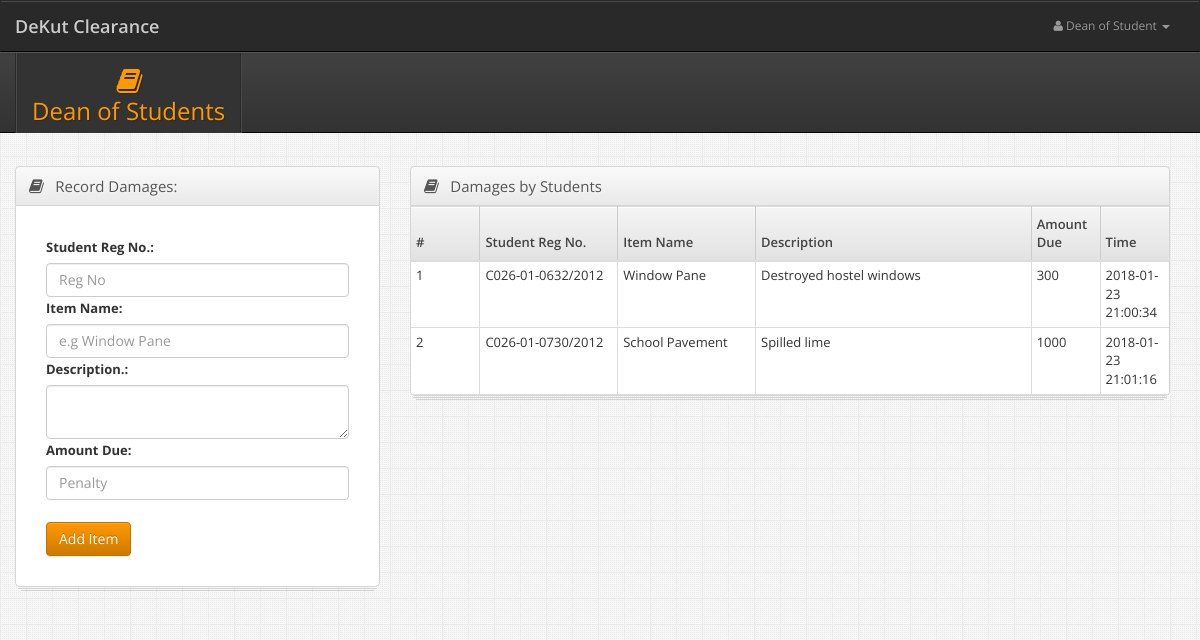
The app's page /dean.php with its own data.
### tables this page shows
CREATE TABLE IF NOT EXISTS `damages` (
  `id` int(11) NOT NULL AUTO_INCREMENT,
  `user_id` int(11) DEFAULT NULL,
  `item` varchar(50) DEFAULT NULL,
  `description` varchar(500) DEFAULT NULL,
  `amount` int(11) DEFAULT NULL,
  `time` timestamp NULL DEFAULT CURRENT_TIMESTAMP,
  PRIMARY KEY (`id`)
);

CREATE TABLE IF NOT EXISTS `user` (
  `user_id` int(11) NOT NULL AUTO_INCREMENT,
  `reg_no` varchar(50) NOT NULL DEFAULT '',
  `password` varchar(50) NOT NULL DEFAULT '',
  `type` varchar(50) NOT NULL DEFAULT '',
  PRIMARY KEY (`user_id`)
);

### db/db_connect.php (called while the page is built, shortened)
<?php
class DB_CONNECT {
    function connect() {
        $con =  mysqli_connect(DB_SERVER, DB_USER, DB_PASSWORD,DB_DATABASE) or die(mysql_error());
        return $con;
    }
}
?>

### dean.php (the view, shortened to what this page needs)
<?php
  require_once __DIR__ . '/db/db_connect.php';
  $db = new DB_CONNECT();
  $finalArray = array();
   $query = mysqli_query($db->connect(), "Select * FROM `damages`,`user` WHERE `damages`.`user_id` = `user`.`user_id`   AND `type` = 'student' AND `amount` > 0 GROUP BY `id`") or die(mysqli_error($db->connect()));
    if ($query) {
        $rows = mysqli_num_rows($query);
        $count = 0;
        if ($rows > 0) {
            while ($row = mysqli_fetch_array($query)) {
                $description = $row['description'];
                $item = $row['item'];
                $amount = $row['amount'];
                $reg_no = $row['reg_no'];
                $dataArray = array();
                $dataArray['item'] = $item;
                $dataArray['amount'] = $amount;
                $dataArray['description'] = $description;
                 $dataArray['reg_no'] = $reg_no;
               $dataArray['time'] =$row['time'];
                $finalArray[$count] = $dataArray;
                $count++;
            }
        }
    }
?>
<!DOCTYPE html>
<html lang="en">
    <head>
        <link href="./css/bootstrap.min.css" rel="stylesheet">
        <link href="./css/bootstrap-responsive.min.css" rel="stylesheet">
        <link href="./css/font-awesome.min.css" rel="stylesheet">
        <link href="./css/ui-lightness/jquery-ui-1.10.0.custom.min.css" rel="stylesheet">
        <link href="./css/base-admin-3.css" rel="stylesheet">
        <link href="./css/base-admin-3-responsive.css" rel="stylesheet">
        <link href="./css/pages/dashboard.css" rel="stylesheet">
        <link href="./css/custom.css" rel="stylesheet">
    </head>
    <body>
           <nav class="navbar navbar-inverse" role="navigation">
            <div class="container">
                <div class="navbar-header">
                    <a class="navbar-brand" href="./index.php">DeKut Clearance</a>
                </div>
                <div class="collapse navbar-collapse navbar-ex1-collapse">
                    <ul class="nav navbar-nav navbar-right">
                        <li class="dropdown">
                            <a href="javscript:;" class="dropdown-toggle" data-toggle="dropdown">
                                <i class="icon-user"></i>
                                Dean of Student
                                <b class="caret"></b>
                            </a>
                        </li>
                    </ul>
                </div>
            </div>
        </nav>
        <div class="subnavbar">
            <div class="subnavbar-inner">
                <div class="container">
                    <div class="collapse subnav-collapse">
                        <ul class="mainnav">
                            <li class="active">
                                <a href="#">
                                    <i class="icon-book"></i>
                                    <h3>Dean of Students</h3>
                                </a>
                            </li>
                        </ul>
                    </div>
                </div>
            </div>
        </div>
        <div class="main">
            <div class="container">
                <div class="row">
                    <div class="col-md-4">
                        <div class="widget stacked widget-table action-table">
                             <div class="widget-header">
                                <i class="icon-book"></i>
                                <h3>Record Damages:</h3>
                            </div>
                            <div class="widget-content " style="padding: 30px;">
                                <form method="POST" action="dean.php">
				<div class="field">
					<label for="firstname">Student Reg No.:</label>
					<input type="text" name="regno"  value="" placeholder="Reg No" class="form-control" />
				</div>
				<div class="field">
					<label for="lastname">Item Name:</label>
					<input type="text" name="item"  value="" placeholder="e.g Window Pane" class="form-control" />
				</div>
                                <div class="field">
					<label for="firstname">Description.:</label>
                                        <textarea type="text" name="description"  value=""  class="form-control" ></textarea>
				</div>
				<div class="field">
					<label for="lastname">Amount Due:</label>
					<input type="text" name="amount_due"  value="" placeholder="Penalty" class="form-control" />
				</div>
                                <br>
                                <div>
                                    <input type="submit" class="login-action btn btn-primary" Value="Add Item"/>
                                </div>
                               </form>
                            </div>
                        </div>
                        </div>
                        <div class="col-md-8">
                             <div class="widget stacked widget-table  action-table">
                            <div class="widget-header">
                                <i class="icon-book"></i>
                                <h3>Damages by Students</h3>
                            </div>
                            <div class="widget-content">
                                <table class="table table-bordered table-condensed">
                                    <thead>
                                       <thead>
                                        <tr>
                                        <th>#</th>
                                        <th>Student Reg No.</th>
                                         <th>Item Name</th>
                                        <th>Description</th>
                                        <th>Amount Due</th>
                                         <th>Time</th>
                                        </tr>
                                    </thead>
                                    </thead>
                                    <tbody>
                                        <?php $count = 0;
                                    for ($j = 0; $j < sizeof($finalArray); $j++){
                                        $count++;
                                        ?>
                                        <tr class="">
                                           <td class="col col-lg-1 "> <?php echo $count; ?></td>
                                             <td class="col col-lg-2 "><?php echo $finalArray[$j]["reg_no"]?></td>
                                           <td class="col col-lg-2 "><?php echo $finalArray[$j]["item"]?></td>
                                            <td class="col col-lg-4 "><?php echo $finalArray[$j]["description"]?></td>
                                           <td class="col col-lg-1 "><?php echo $finalArray[$j]["amount"]?></td>
                                          <td class="col col-lg-1 "><?php echo $finalArray[$j]["time"]?></td>
                                       </tr>
                                    <?php }?>
                                    </tbody>
                                </table>
                            </div>
                            </div>
                        </div>
                    </div>
                </div>
            </div>
    </body>
</html>

### css/base-admin-3-responsive.css (style rules this page uses)
@media (min-width: 768px) { .subnav-collapse.collapse { display: block!important; height: auto!important; padding-bottom: 0; overflow: visible!important; } }
@media (min-width: 1200px) { .navbar .container, .subnavbar .container { padding-right: 0; padding-left: 0; } }

### records on screen
damages: user.reg_no "C026-01-0632/2012", item "Window Pane", description "Destroyed hostel windows", amount "300", time "2018-01-23 21:00:34"
damages: user.reg_no "C026-01-0730/2012", item "School Pavement", description "Spilled lime", amount "1000", time "2018-01-23 21:01:16"
